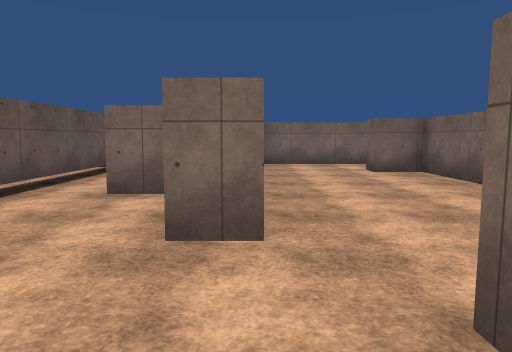
View 1 (above)

24 first-person views from a walk through a Unity game level. The camera is 1.5 m above the floor, tilts 6° down and sees 70° across. The floor is counted in squares, 2 m on a side. Each view is taken from the middle of a square. On the plan, view 1 faces up. The plan holds only what a view shows up to about 11 squares ahead; the rest is blank. The place goes on beyond the plan. The player is left out. Surface patterns are stand-ins for the level's own textures.

View 2
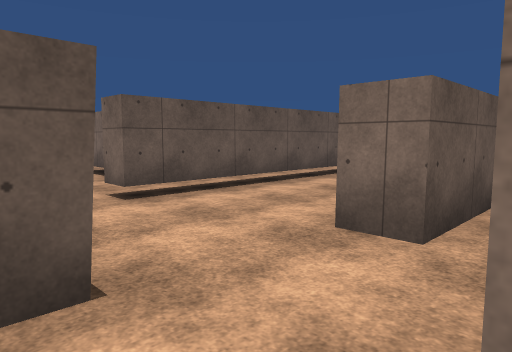

View 3
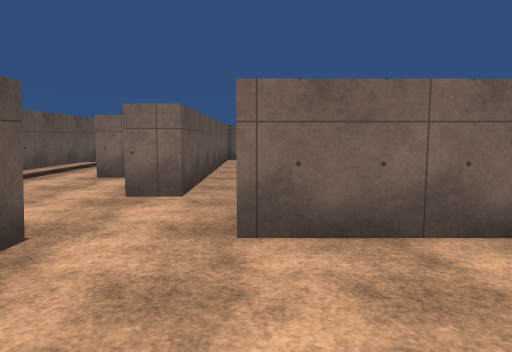

View 4
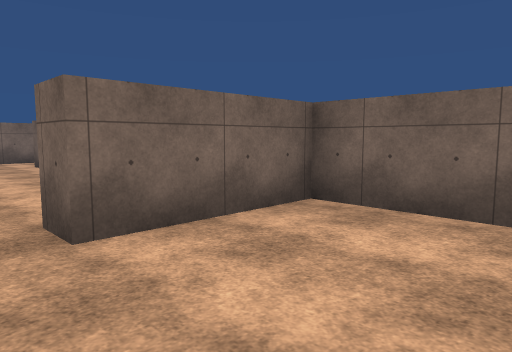

View 5
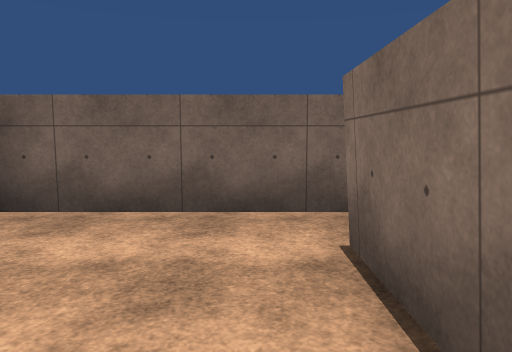

View 6
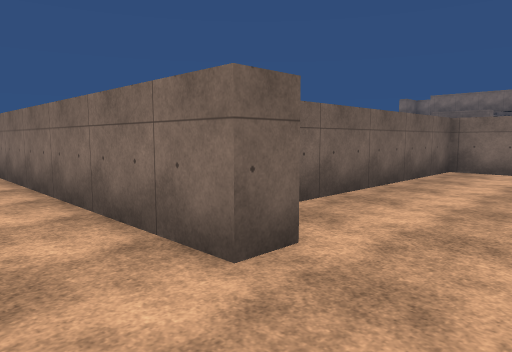

View 7
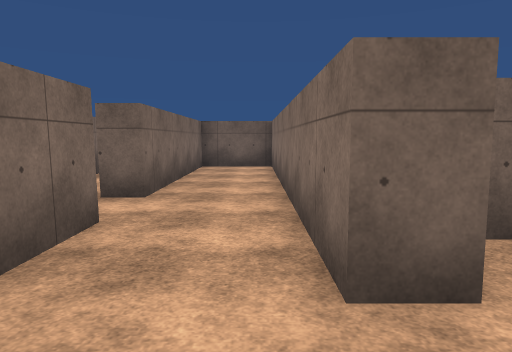

View 8
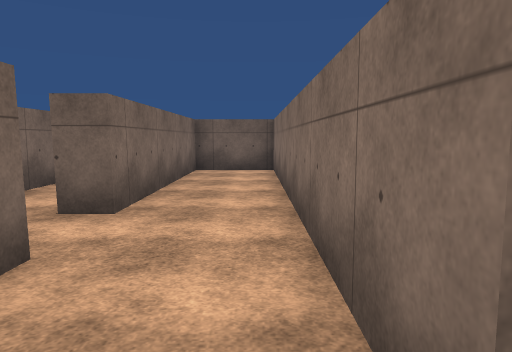

View 9
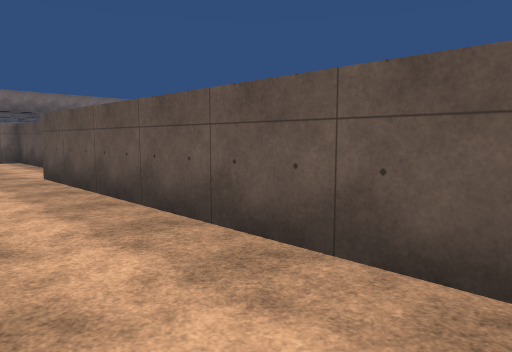

View 10
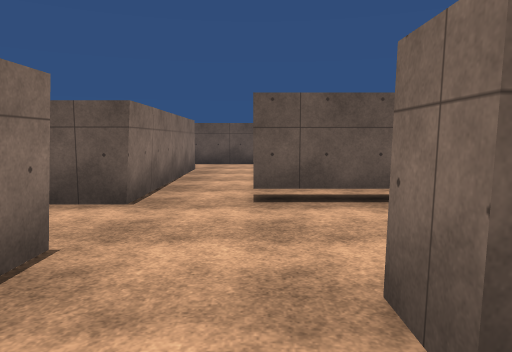

View 11
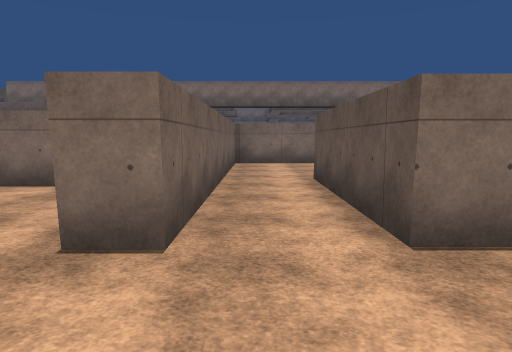

View 12
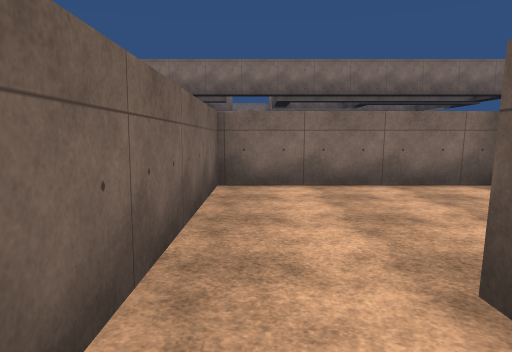

View 13
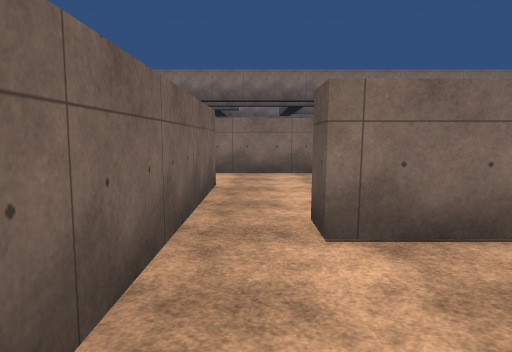

View 14
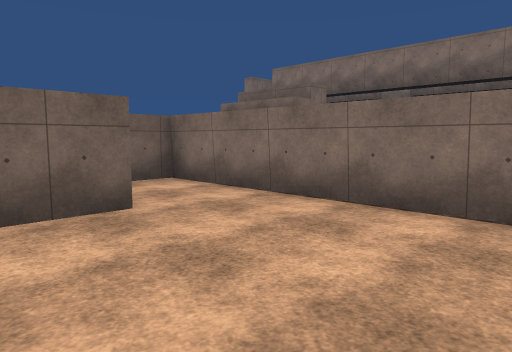

View 15
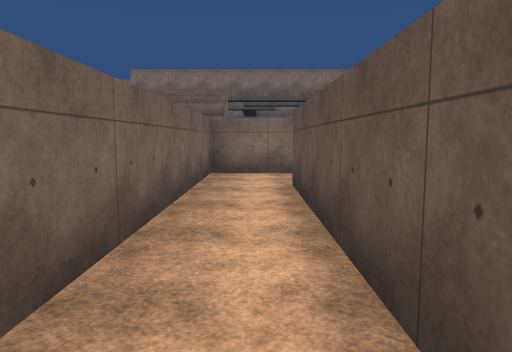

View 16
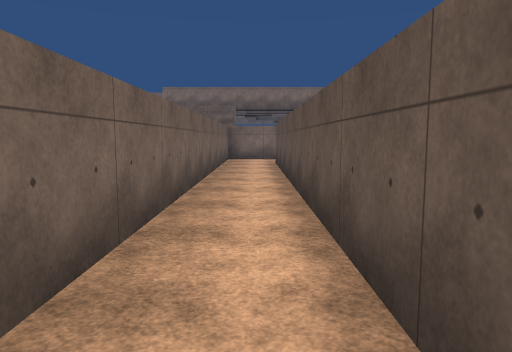

View 17
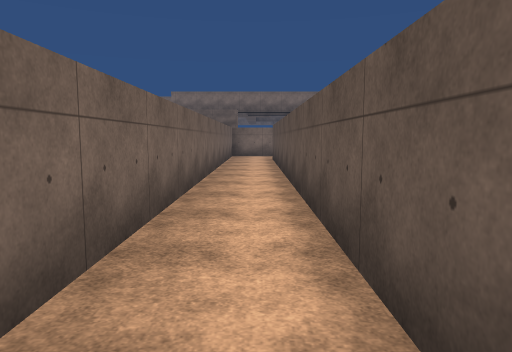

View 18
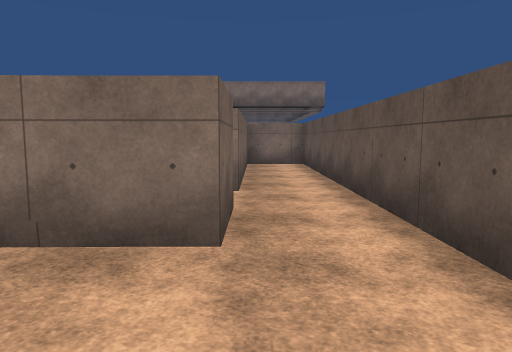

View 19
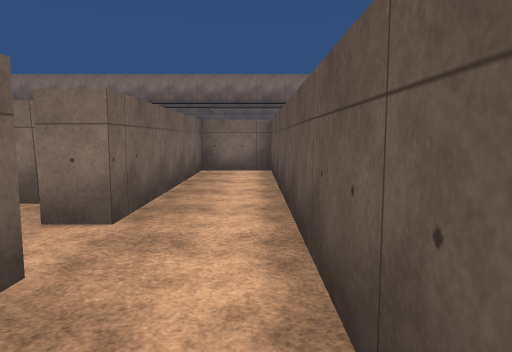

View 20
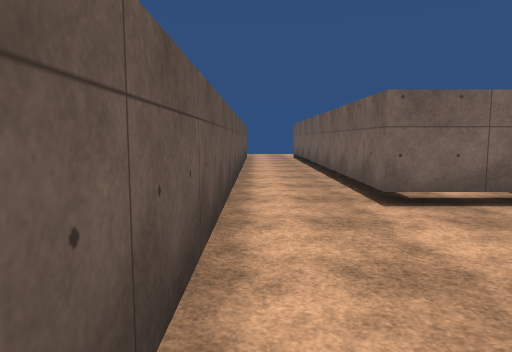

View 21
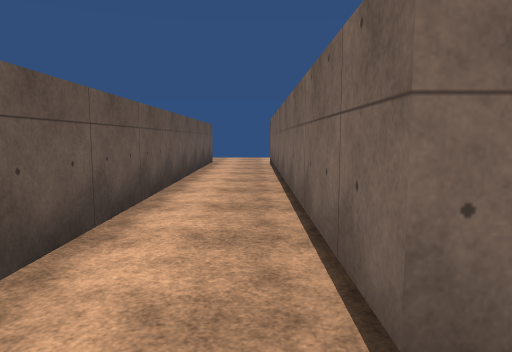

View 22
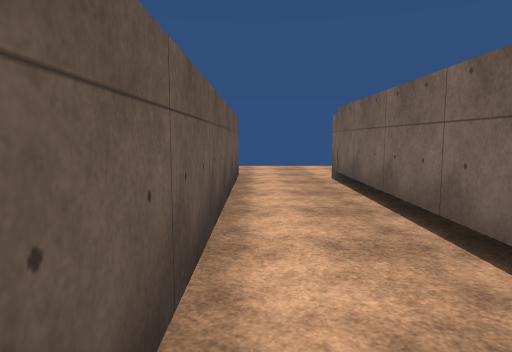

View 23
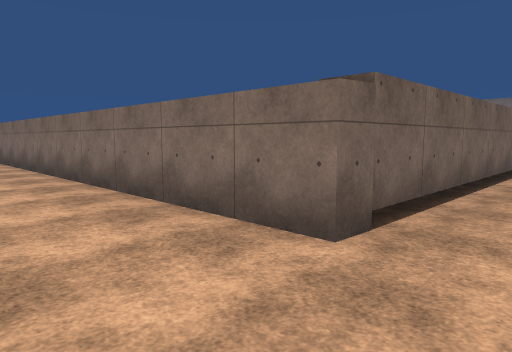

View 24
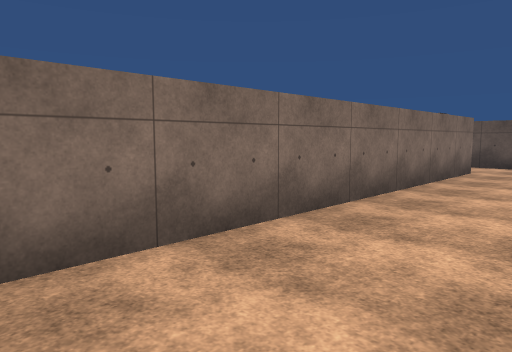

### Floor plan
Key: @ floor where view 1 was taken; # wall or solid block; x gap in a wall; . floor; T thing the floor can be seen under or through.
Columns run from 10 left of view 1 to 11 right of it. Each row starts with its distance up from view 1.
 15  ....   ....
 14  ...........
 13 #............
 12 #..############  ###
 11 #..#      #####.######
 10 #..#      #..........#
  9 #..#      #..........#
  8 #..#  .T  #..#########
  7 #..#  .T  #...#.
  6 #..#  .T  #...#.#
  5 #..#  .TT##...#.#
  4 #..#  .T..#...#.#
  3 #..## .T..#...#.#
  2 #......T......#.#
  1 #..........####.#
  0 #..#####.#@...#.#
 -1 #..x   #.#....#.#
 -2 #..x   #.#....#.#
 -3 #..##  #.####.#.#
 -4 #..#  ...#....#.#
 -5 #..#  ...#....#.#
 -6 #..# ....#......#
 -7 #..# ....#......#
 -8 #################

Where each view was taken, in squares from view 1:
view 1: 0 up, 0 right, facing up
view 2: 0 up, 1 right, facing up-left
view 3: 2 down, 1 right, facing up
view 4: 2 down, 0 right, facing up-right
view 5: 2 down, 0 right, facing right
view 6: 10 up, 1 right, facing down-right
view 7: 9 up, 1 right, facing right
view 8: 9 up, 2 right, facing right
view 9: 10 up, 2 right, facing down-left
view 10: 2 up, 1 right, facing left
view 11: 3 up, 2 left, facing down
view 12: 2 down, 2 left, facing down
view 13: 0 up, 3 right, facing down
view 14: 4 down, 0 right, facing down-right
view 15: 0 up, 5 right, facing down
view 16: 5 up, 5 right, facing down
view 17: 7 up, 5 right, facing down
view 18: 3 up, 8 left, facing down
view 19: 1 up, 9 left, facing down
view 20: 1 down, 9 left, facing up
view 21: 2 up, 8 left, facing up
view 22: 6 up, 9 left, facing up
view 23: 15 up, 9 left, facing down-right
view 24: 15 up, 1 right, facing down-left
